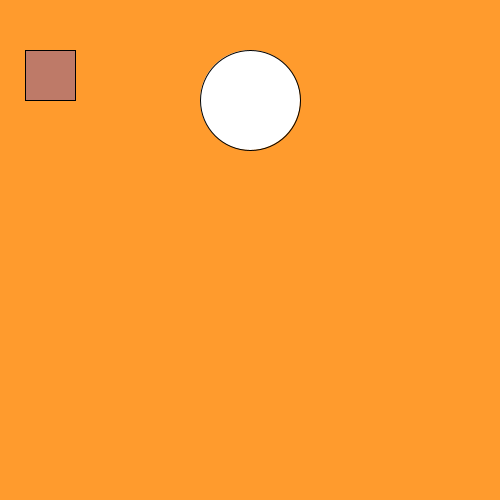
Frame 1 (no input)
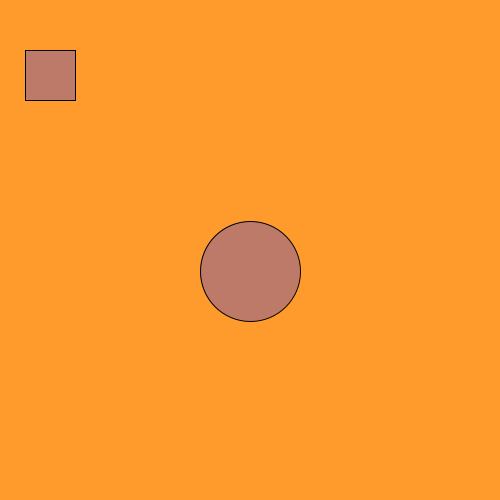
Frame 60 (the mouse pressed at the canvas centre just before this capture)
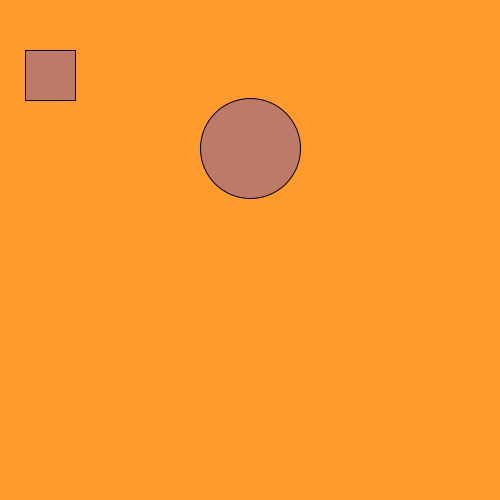
Frame 120 (the mouse held since frame 60 and released just before this capture)

The Processing sketch that drew these frames (run headless with seeded random() and noise(); from frame 60 on, the mouse is pressed at the canvas centre):

// Processing sketch: processing_57740
// ── processing_57740.pde

//PS3_QUESTION.1_KESHIA.KINGSLEY

float y = -100;
float speed = 0;
float gravity = 0.1;

boolean animate = true;
 
int btnX = 260;
int btnY = 50;
int btnW = 80;
int btnH = 80;
//----------------------------------------------

circle c;
button b;
void setup() {
  size(500, 500);
  smooth();
  
  c= new circle(250, 100, 100, 50);
  b= new button(25, 50, 50, 50, 50);
}

void draw() {
  background (255, 155, 45, 75);
 c.displaycircle();
 b.displaybutton();
 
 if (b.on()==false) {
   c.drop();
 }
}

void mousePressed() {
  b.click();
}

class circle {
  float x;
  float y;
  float dia;
  float c;
  circle(float x, float y, float dia, color c) {
    this.x= x;
    this.y= y;
    this.dia= dia;
    this.c= c;
  }
  
  void displaycircle() {
    ellipse(x, y, dia, dia);
    fill(c);
  }
  
  void drop() {
     if (animate == true) {
    y = y + speed;
    speed = speed + gravity;
    if (y >= height-120) {
      // reduce the speed on every bounce to make it more
      // realistic.. try -1 and see what happens
    speed *= -1; 
    }
  }
   
 
  }
}
//----------------------------------------------
class button {
  int btnx;
  int btny;
  int btnw;
  int btnh;
  color c;
  boolean on;
  boolean pressed;
   
   button(int btnx, int btny, int btnw, int btnh, color c) {
    this.btnx = btnx;
    this.btny = btny;
    this.btnw = btnw;
    this.btnh = btnh;
    this.c= c;
  }
 
  void displaybutton() {
    fill(35, 45, 244, 75);
    rect(btnx, btny, btnw, btnh);
  }
 
  
void click() {
  if (mouseX > b.btnx && mouseX < b.btnx+btnw && mouseY > b.btny && mouseY < b.btny+btnw) {
      on = !on;
    }
 
    if (on == true) {
      pressed = true;
    }
    else {
      pressed =false;
    }
  }
 
  boolean on() {
    if (pressed==true) {
      return true;
    }
  else {
    return false;
  }
 }
 
}
